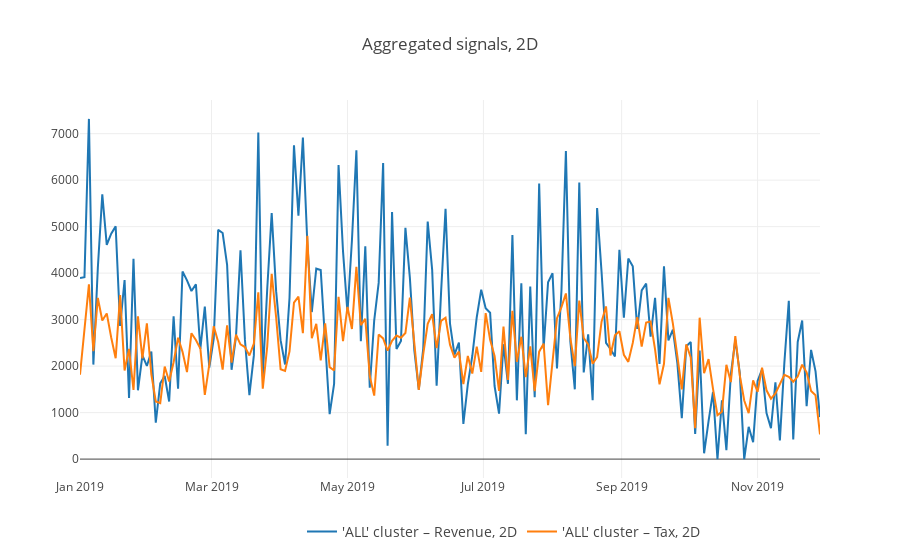

Notebook code cell kept with this figure:
### Markdown cell above
## Tax vs. Revenue based on FA Names
Credit-debit model (CD) which uses only the in- and outflow but no process information

### Code cell
constructSignals(df_all, query=[{"select": ["ALL"], 
                              "_with": {"FA_Name": "Revenue"}}, 
                                {"select": ["ALL"], "_with": {"FA_Name": "Tax"}}], on="label", agg_period="2D", title="CD_Model_Tax-Revenue_")

### Figure 1 — Plotly figure (JSON) as saved in the notebook; plotly's stock layout.template omitted (floating-point values rounded to 4 significant figures; data arrays with more than 128 entries replaced by an {"elided": "..."} marker saying what was removed)
{"data": [{"name": "'ALL' cluster – Revenue, 2D", "type": "scatter", "uid": "e7e81864-4970-4dc2-99f4-6c26f4516f96", "x": {"elided": "167 str values"}, "y": {"elided": "167 int values"}}, {"name": "'ALL' cluster – Tax, 2D", "type": "scatter", "uid": "9fcb4dbd-c3c4-4fe8-baea-e6a12a553a1b", "x": {"elided": "167 str values"}, "y": {"elided": "167 float values"}}], "layout": {"hovermode": "closest", "legend": {"font": {"size": 14}, "orientation": "h", "x": 0.3, "y": -0.1}, "showlegend": true, "title": {"text": "Aggregated signals, 2D"}}}
